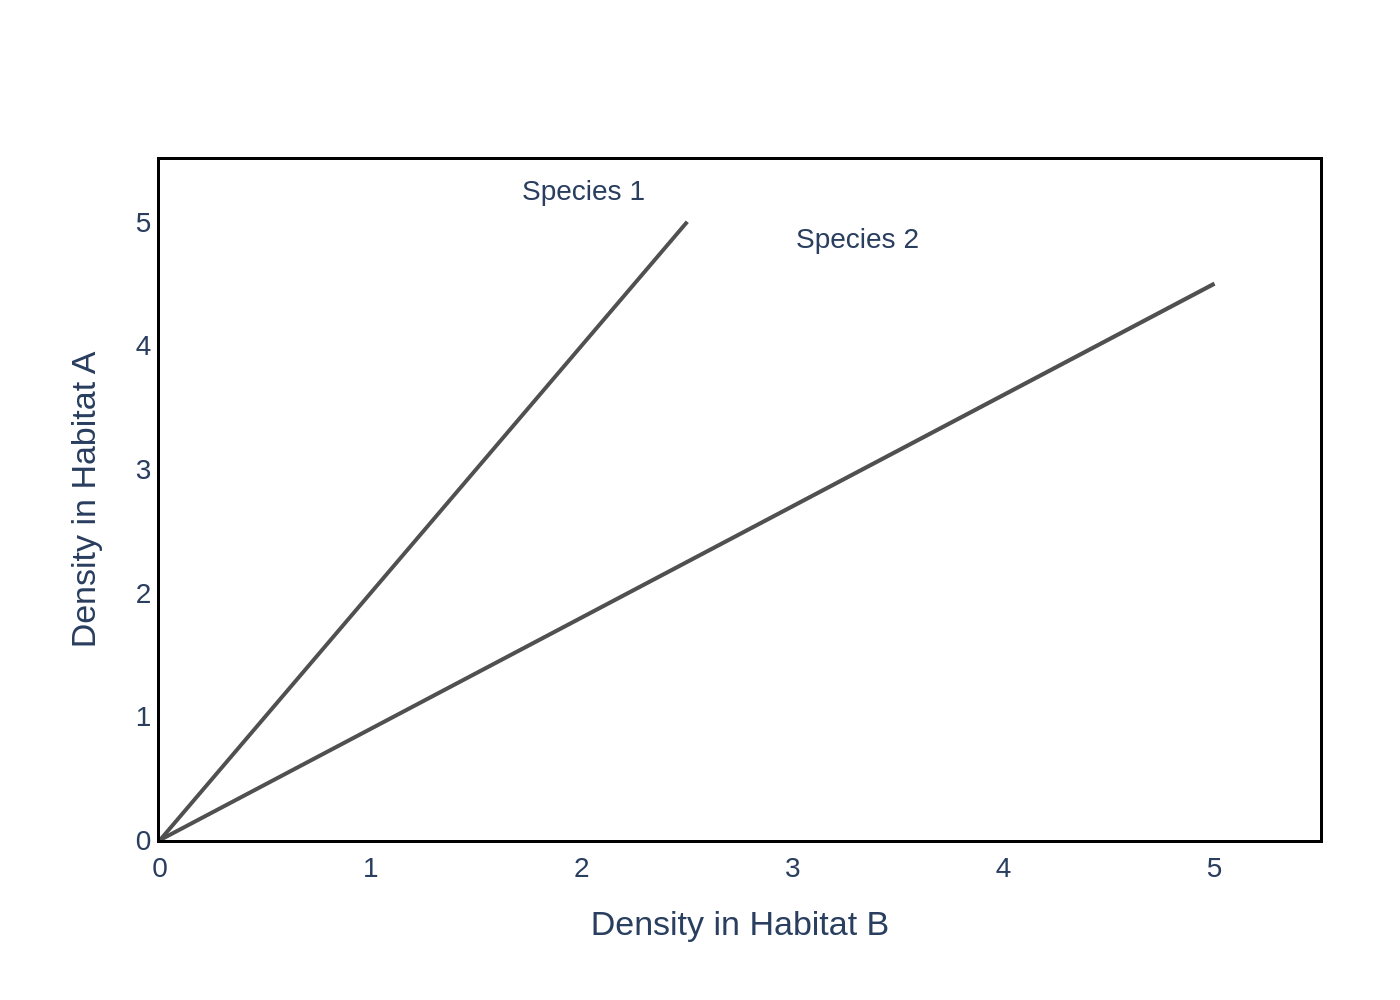

This chart was generated by the following Python code:
import sys
import json
import plotly.graph_objects as go
import os

# Check for command-line argument
if len(sys.argv) != 2:
    print("Usage: python generate_chart.py <json_file_path>")
    sys.exit(1)

# Get JSON file path from command-line argument
json_path = sys.argv[1]

# Check if the JSON file exists
if not os.path.exists(json_path):
    print(f"Error: JSON file not found at '{json_path}'")
    sys.exit(1)

# Load data from JSON file
try:
    with open(json_path, 'r', encoding='utf-8') as f:
        chart_config = json.load(f)
except json.JSONDecodeError:
    print(f"Error: Invalid JSON format in '{json_path}'")
    sys.exit(1)

# Extract data from the loaded JSON
chart_data = chart_config.get('chart_data', [])
texts = chart_config.get('texts', {})
colors = chart_config.get('colors', [])

# Initialize the figure
fig = go.Figure()

# Add traces for each data series
for i, series in enumerate(chart_data):
    fig.add_trace(go.Scatter(
        x=series.get('x'),
        y=series.get('y'),
        mode='lines',
        name=series.get('name', ''),
        line=dict(color=colors[i] if i < len(colors) else '#000000', width=2),
        hoverinfo='none'
    ))

# Combine title and subtitle if they exist
title_text = texts.get('title', '')
subtitle_text = texts.get('subtitle', '')
if title_text and subtitle_text:
    full_title = f"{title_text}<br><sub>{subtitle_text}</sub>"
elif title_text:
    full_title = title_text
else:
    full_title = None

# Update layout
fig.update_layout(
    title=dict(
        text=full_title,
        x=0.05,
        xanchor='left'
    ),
    xaxis_title=texts.get('x_axis_title'),
    yaxis_title=texts.get('y_axis_title'),
    font=dict(
        family="Arial",
        size=14
    ),
    showlegend=False,
    plot_bgcolor='white',
    paper_bgcolor='white',
    margin=dict(l=80, r=40, t=80, b=80),
    xaxis=dict(
        range=[0, 5.5],
        tickvals=[0, 1, 2, 3, 4, 5],
        showline=True,
        linewidth=1.5,
        linecolor='black',
        mirror=True,
        showgrid=False,
        zeroline=False
    ),
    yaxis=dict(
        range=[0, 5.5],
        tickvals=[0, 1, 2, 3, 4, 5],
        showline=True,
        linewidth=1.5,
        linecolor='black',
        mirror=True,
        showgrid=False,
        zeroline=False
    )
)

# Add annotations from JSON
annotations_data = texts.get('annotations', [])
for ann in annotations_data:
    fig.add_annotation(
        x=ann.get('x'),
        y=ann.get('y'),
        text=ann.get('text'),
        showarrow=False,
        font=dict(
            family="Arial",
            size=14
        ),
        xanchor='left',
        yanchor='bottom'
    )
    
# Derive output filename from JSON path
base_filename = os.path.splitext(os.path.basename(json_path))[0]
output_filename = f"{base_filename}.png"

# Write the image file
fig.write_image(output_filename, scale=2)

print(f"Chart saved to {output_filename}")
